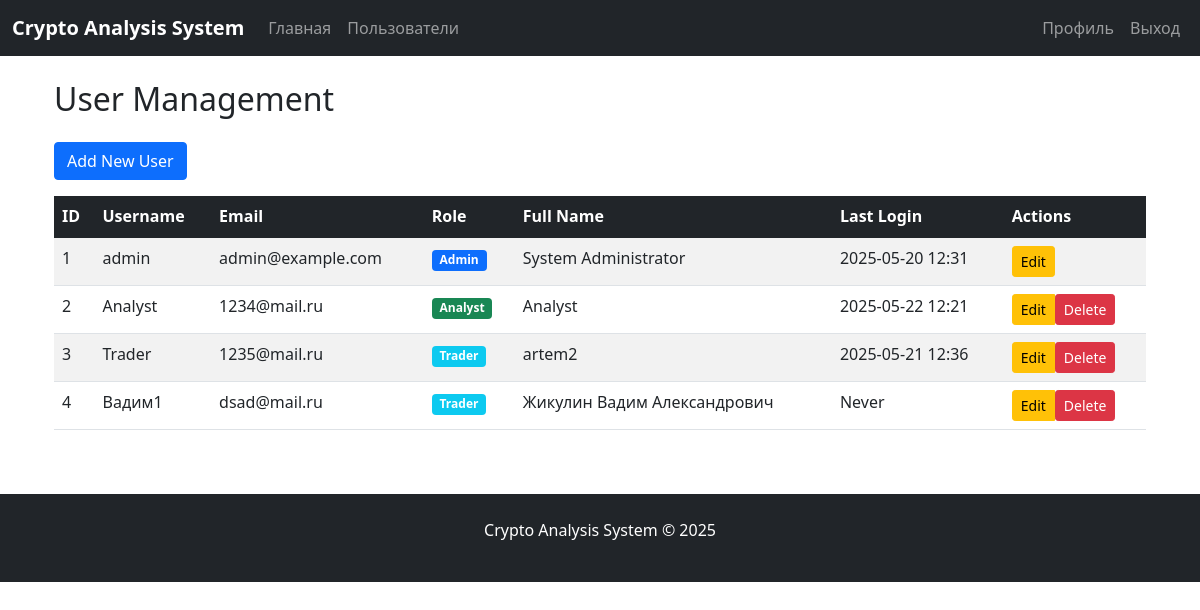
Before: /admin/users (signed in) with the older database file.
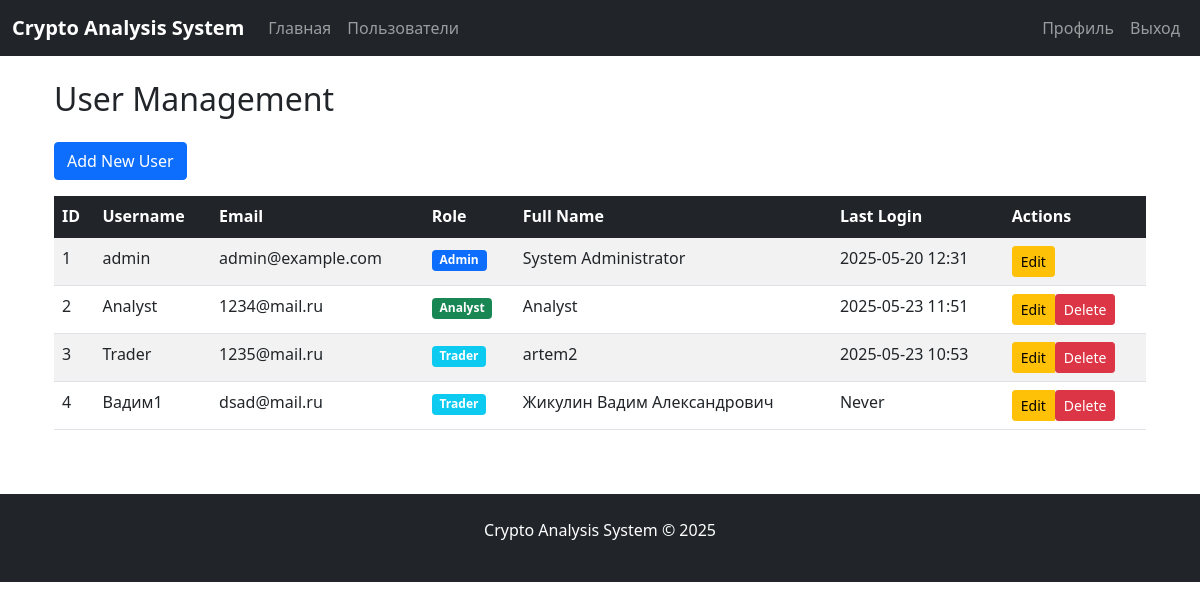
After: the same page with the newer database file.
### app.py (models this page shows, shortened)
class User(UserMixin, db.Model):
    id = db.Column(db.Integer, primary_key=True)
    username = db.Column(db.String(80), unique=True, nullable=False)
    email = db.Column(db.String(120), unique=True, nullable=False)
    password_hash = db.Column(db.String(128))
    role = db.Column(db.String(20), nullable=False)
    full_name = db.Column(db.String(100))
    last_login = db.Column(db.DateTime)

### app.py (the view)
@app.route('/admin/users')
@login_required
def admin_users():
    if current_user.role != 'admin':
        flash('Доступ запрещен', 'danger')
        return redirect(url_for('home'))
    users = User.query.all()
    add_form = RegistrationForm(prefix='add')
    edit_form = UserEditForm(prefix='edit')
    return render_template('admin/users.html',
                           users=users,
                           add_form=add_form,
                           edit_form=edit_form)

### app.py (called while the page is built)
@login_manager.user_loader
def load_user(user_id):
    return User.query.get(int(user_id))

### templates/admin/users.html (shortened to what this page needs)
{% extends "base.html" %}
{% block content %}
<div class="container">
    <h2 class="my-4">User Management</h2>
    <div class="mb-3">
        <button class="btn btn-primary" data-bs-toggle="modal" data-bs-target="#addUserModal">
            Add New User
        </button>
    </div>
    <div class="table-responsive">
        <table class="table table-striped table-hover">
            <thead class="table-dark">
                <tr>
                    <th>ID</th>
                    <th>Username</th>
                    <th>Email</th>
                    <th>Role</th>
                    <th>Full Name</th>
                    <th>Last Login</th>
                    <th>Actions</th>
                </tr>
            </thead>
            <tbody>
                {% for user in users %}
                <tr>
                    <td>{{ user.id }}</td>
                    <td>{{ user.username }}</td>
                    <td>{{ user.email }}</td>
                    <td>
                        <span class="badge bg-{{ 'primary' if user.role == 'admin' else 'success' if user.role == 'analyst' else 'info' }}">
                            {{ user.role|capitalize }}
                        </span>
                    </td>
                    <td>{{ user.full_name }}</td>
                    <td>{{ user.last_login.strftime('%Y-%m-%d %H:%M') if user.last_login else 'Never' }}</td>
                    <td>
                        <div class="btn-group" role="group">
                            <a href="{{ url_for('edit_user', user_id=user.id) }}"
                               class="btn btn-sm btn-warning"
                               title="Edit">
                                 Edit
                            </a>
                            {% if current_user.id != user.id %}
                            <form action="{{ url_for('delete_user', user_id=user.id) }}" method="POST" class="d-inline">
                                <button type="submit"
                                        class="btn btn-sm btn-danger"
                                        onclick="return confirm('Are you sure you want to delete this user?')"
                                        title="Delete">
                                     Delete
                                </button>
                            </form>
                            {% endif %}
                        </div>
                    </td>
                </tr>
                {% endfor %}
            </tbody>
        </table>
    </div>
</div>
{% endblock %}

### templates/base.html (shortened to what this page needs)
<!DOCTYPE html>
<html lang="en">
<head>
    <link rel="stylesheet" href="{{ url_for('static', filename='css/styles.css') }}">
    <link href="https://cdn.jsdelivr.net/npm/bootstrap@5.1.3/dist/css/bootstrap.min.css" rel="stylesheet">
</head>
<body>
    <nav class="navbar navbar-expand-lg navbar-dark bg-dark">
        <div class="container-fluid">
            <a class="navbar-brand" href="{{ url_for('home') }}">Crypto Analysis System</a>
            <div class="collapse navbar-collapse" id="navbarNav">
                <ul class="navbar-nav me-auto">
                    {% if current_user.is_authenticated %}
                        {% if current_user.role == 'admin' %}
                            <li class="nav-item">
                                <a class="nav-link" href="{{ url_for('admin_dashboard') }}">Главная</a>
                            </li>
                            <li class="nav-item">
                                <a class="nav-link" href="{{ url_for('admin_users') }}">Пользователи</a>
                            </li>
                        {% endif %}
                    {% endif %}
                </ul>
                <ul class="navbar-nav">
                    {% if current_user.is_authenticated %}
                        <li class="nav-item">
                            <a class="nav-link" href="{{ url_for('profile') }}">Профиль</a>
                        </li>
                        <li class="nav-item">
                            <a class="nav-link" href="{{ url_for('logout') }}">Выход</a>
                        </li>
                    {% endif %}
                </ul>
            </div>
        </div>
    </nav>
    <div class="container mt-4">
        {% block content %}{% endblock %}
    </div>
    <footer class="bg-dark text-white mt-5 p-4 text-center">
        <p>Crypto Analysis System &copy; 2025</p>
    </footer>
</body>
</html>

### static/static/styles.css (style rules this page uses)
body { background-color: #f8f9fa; }
.table-responsive { overflow-x: auto; }
.table { margin-bottom: 0; }
.table th { border-top: none; }
.navbar-brand { font-weight: 600; }
footer { margin-top: 2rem; }

Changed rows visible on the page:
changed User "Analyst": last_login "2025-05-22 12:21" → "2025-05-23 11:51"
changed User "1235@mail.ru": last_login "2025-05-21 12:36" → "2025-05-23 10:53"
